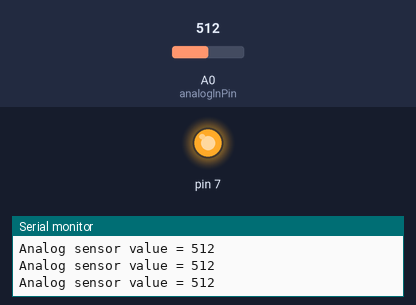
This sketch was run on a simulated Arduino Uno, built with avr-gcc and run on an emulated ATmega328P. Shown: output pins drawn as LEDs (lit = HIGH), the last lines printed to the serial monitor. The inputs (shaded band) are chosen by the test bench; at power-on: A0 (analoglnPin) = 512.

Above: at 1.2 s.
1.3 s: A0 (analoglnPin) set to 541
2.8 s: A0 (analoglnPin) set to 567
At 3.3 s:
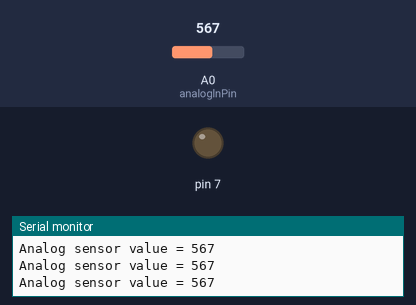
4.3 s: A0 (analoglnPin) set to 540
At 4.7 s:
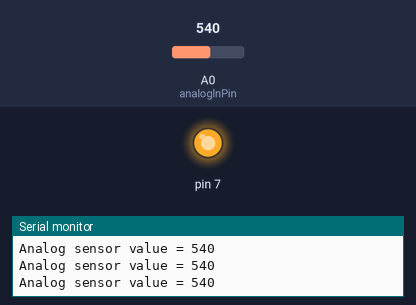
5.8 s: A0 (analoglnPin) set to 560
At 6.1 s:
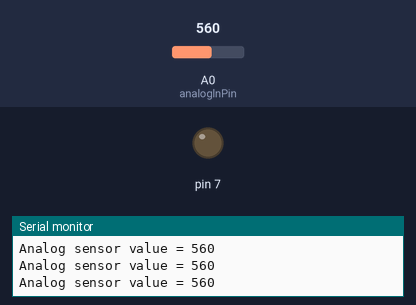
Timing chart, 0 to 8.3 s (numbered marks = the images above; inputs shaded):
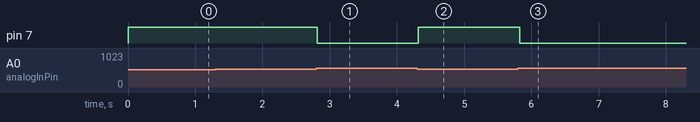

Measured:
- the behaviour switches between 549 and 550 on A0 (analoglnPin) (found by bisection; images 0 and 1)
- after the input at 2.8 s, pin 7: HIGH → LOW at once
- after the input at 4.3 s, pin 7: LOW → HIGH at once
- after the input at 5.8 s, pin 7: HIGH → LOW at once

The sketch:

Night_Light.ino
```cpp
const int analoglnPin = A0;
int sensorValue = 0;

void setup() {
  // put your setup code here, to run once:
  Serial.begin(9600);
  pinMode(7, OUTPUT);
}

void loop() {
  // put your main code here, to run repeatedly:
  sensorValue = analogRead(analoglnPin);
  Serial.print("Analog sensor value = ");
  Serial.println(sensorValue);

  if (sensorValue < 550){
    digitalWrite(7, HIGH);
  }
  else{
    digitalWrite(7, LOW);
  }
  delay(100);
}
```
